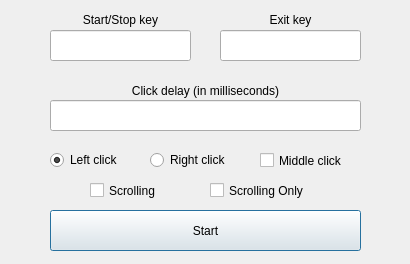
<?xml version="1.0" encoding="UTF-8"?>
<ui version="4.0">
 <class>Dialog</class>
 <widget class="QDialog" name="Dialog">
  <property name="geometry">
   <rect>
    <x>0</x>
    <y>0</y>
    <width>410</width>
    <height>264</height>
   </rect>
  </property>
  <property name="windowTitle">
   <string>Autoclicker</string>
  </property>
  <widget class="QLabel" name="label_Start">
   <property name="geometry">
    <rect>
     <x>50</x>
     <y>10</y>
     <width>141</width>
     <height>20</height>
    </rect>
   </property>
   <property name="text">
    <string>Start/Stop key</string>
   </property>
   <property name="alignment">
    <set>Qt::AlignCenter</set>
   </property>
  </widget>
  <widget class="QRadioButton" name="radio_LeftClick">
   <property name="geometry">
    <rect>
     <x>50</x>
     <y>150</y>
     <width>100</width>
     <height>20</height>
    </rect>
   </property>
   <property name="text">
    <string>Left click</string>
   </property>
   <property name="checked">
    <bool>true</bool>
   </property>
  </widget>
  <widget class="QRadioButton" name="radio_RightClick">
   <property name="geometry">
    <rect>
     <x>150</x>
     <y>150</y>
     <width>100</width>
     <height>20</height>
    </rect>
   </property>
   <property name="text">
    <string>Right click</string>
   </property>
  </widget>
  <widget class="QLabel" name="label_Click">
   <property name="geometry">
    <rect>
     <x>50</x>
     <y>80</y>
     <width>311</width>
     <height>21</height>
    </rect>
   </property>
   <property name="text">
    <string>Click delay (in milliseconds)</string>
   </property>
   <property name="alignment">
    <set>Qt::AlignCenter</set>
   </property>
  </widget>
  <widget class="QCheckBox" name="check_Scrolling">
   <property name="geometry">
    <rect>
     <x>90</x>
     <y>180</y>
     <width>87</width>
     <height>21</height>
    </rect>
   </property>
   <property name="text">
    <string>Scrolling</string>
   </property>
   <property name="autoExclusive">
    <bool>false</bool>
   </property>
  </widget>
  <widget class="QCheckBox" name="check_MiddleClick">
   <property name="geometry">
    <rect>
     <x>260</x>
     <y>150</y>
     <width>101</width>
     <height>21</height>
    </rect>
   </property>
   <property name="text">
    <string>Middle click</string>
   </property>
   <property name="autoRepeatDelay">
    <number>300</number>
   </property>
  </widget>
  <widget class="QPushButton" name="startButton">
   <property name="geometry">
    <rect>
     <x>50</x>
     <y>210</y>
     <width>311</width>
     <height>41</height>
    </rect>
   </property>
   <property name="text">
    <string>Start</string>
   </property>
  </widget>
  <widget class="QLineEdit" name="lineEdit_StartStopKey">
   <property name="geometry">
    <rect>
     <x>50</x>
     <y>30</y>
     <width>141</width>
     <height>31</height>
    </rect>
   </property>
   <property name="alignment">
    <set>Qt::AlignCenter</set>
   </property>
  </widget>
  <widget class="QLineEdit" name="lineEdit_ClickDelay">
   <property name="geometry">
    <rect>
     <x>50</x>
     <y>100</y>
     <width>311</width>
     <height>31</height>
    </rect>
   </property>
   <property name="alignment">
    <set>Qt::AlignCenter</set>
   </property>
  </widget>
  <widget class="QCheckBox" name="check_ScrollOnly">
   <property name="geometry">
    <rect>
     <x>210</x>
     <y>180</y>
     <width>111</width>
     <height>21</height>
    </rect>
   </property>
   <property name="text">
    <string>Scrolling Only</string>
   </property>
   <property name="checked">
    <bool>false</bool>
   </property>
   <property name="autoExclusive">
    <bool>true</bool>
   </property>
  </widget>
  <widget class="QLabel" name="label_Exit">
   <property name="geometry">
    <rect>
     <x>220</x>
     <y>10</y>
     <width>141</width>
     <height>20</height>
    </rect>
   </property>
   <property name="text">
    <string>Exit key</string>
   </property>
   <property name="alignment">
    <set>Qt::AlignCenter</set>
   </property>
  </widget>
  <widget class="QLineEdit" name="lineEdit_ExitKey">
   <property name="geometry">
    <rect>
     <x>220</x>
     <y>30</y>
     <width>141</width>
     <height>31</height>
    </rect>
   </property>
   <property name="alignment">
    <set>Qt::AlignCenter</set>
   </property>
  </widget>
 </widget>
 <resources/>
 <connections/>
</ui>
